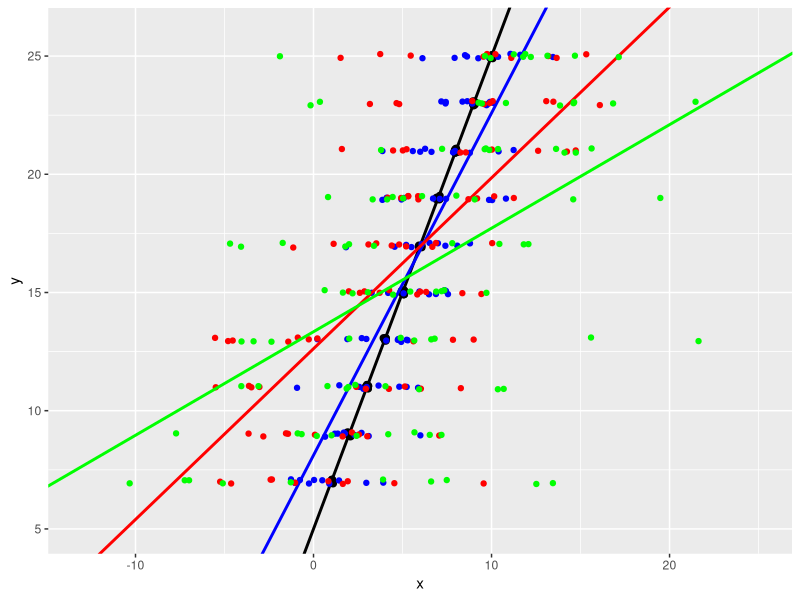

Here is the R script that generated this plot:
############################################################
# Classical measurement error and attenuation bias ##########
# Written by Brendan Hobart and Laura Dee - Spring 2023 ####################
###########################################################

library(tidyverse)

alpha <- c(5)
beta <- c(2)
x <- rep(seq(1:10),10)
x_err1 <- rep(seq(1:10)) + rnorm(100, mean=0, sd=2)
x_err2 <- rep(seq(1:10)) + rnorm(100, mean=0, sd=4)
x_err3 <- rep(seq(1:10)) + rnorm(100, mean=0, sd=6)

y <- alpha + (beta*x)
dat <- data.frame(x=x, y=y, x_err1=x_err1, x_err2=x_err2, x_err3=x_err3)

slr1 <- lm(y~x)
slr1$coefficients[1]
slr1$coefficients[2]

slr2 <- lm(y~x_err1)
slr2$coefficients[1]
slr2$coefficients[2]

slr3 <- lm(y~x_err2)
slr3$coefficients[1]
slr3$coefficients[2]

slr4 <- lm(y~x_err3)
slr4$coefficients[1]
slr4$coefficients[2]

ggplot() +
  ylim(5,26) +
  xlim(-13,25) +
  geom_jitter(data=dat, aes(x=x,y=y),
              height=.1, width=.1, size=2) +
  geom_abline(intercept=slr1$coefficients[1], slope=slr1$coefficients[2],
              lwd=1.0) +
  geom_jitter(data=dat, aes(x=x_err1, y=y), col='blue',
              width=0, height=0.1) +
  geom_abline(intercept=slr2$coefficients[1], slope=slr2$coefficients[2],
              lwd=1.0, col='blue') +
  geom_jitter(data=dat, aes(x=x_err2, y=y), col='red',
              width=0, height=.1) +
  geom_abline(intercept=slr3$coefficients[1], slope=slr3$coefficients[2],
              lwd=1.0, col='red') +
  geom_jitter(data=dat, aes(x=x_err3, y=y), col='green',
              width=0, height=.1) +
  geom_abline(intercept=slr4$coefficients[1], slope=slr4$coefficients[2],
              lwd=1.0, col='green')